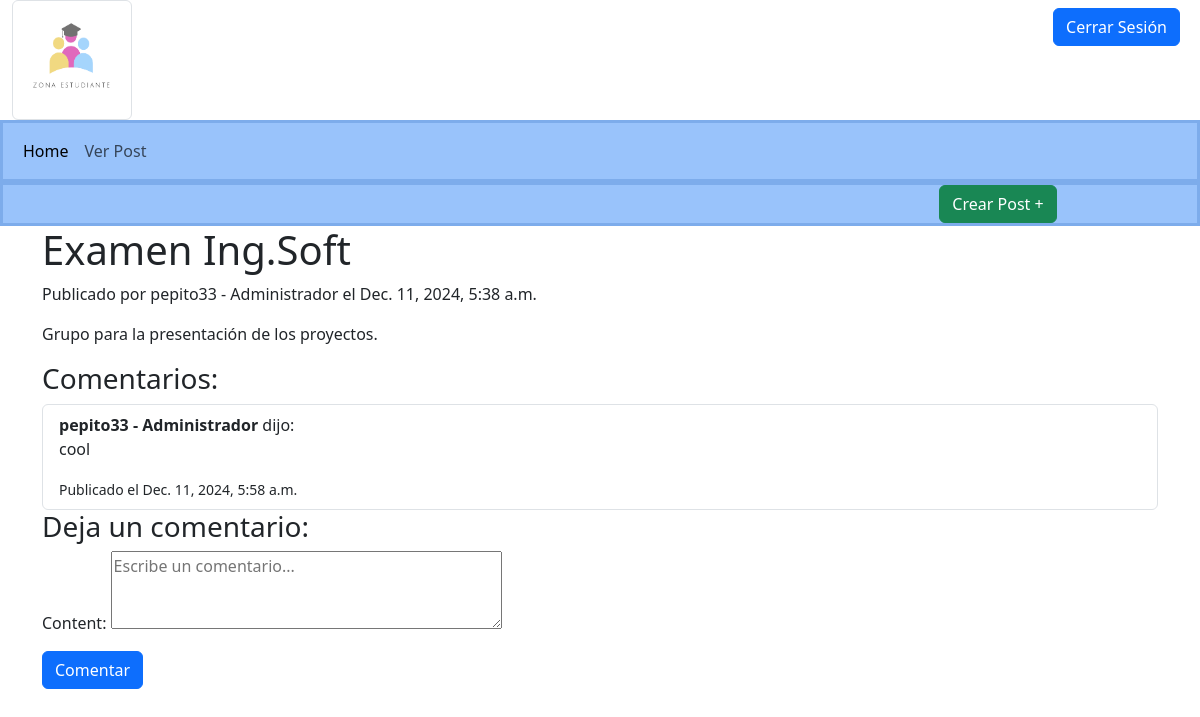
The app's page /post/2/ with its own data.
### foro_app/models.py (models this page shows, shortened)
class Post(models.Model):
    title = models.CharField(max_length=255)
    content = models.TextField()
    created_at = models.DateTimeField(auto_now_add=True)
    updated_at = models.DateTimeField(auto_now=True)
    author = models.ForeignKey(settings.AUTH_USER_MODEL, on_delete=models.CASCADE)  # Usamos settings.AUTH_USER_MODEL

class Comment(models.Model):
    post = models.ForeignKey(Post, related_name='comments', on_delete=models.CASCADE)
    author = models.ForeignKey(settings.AUTH_USER_MODEL, on_delete=models.CASCADE)  # Usamos settings.AUTH_USER_MODEL
    content = models.TextField()
    created_at = models.DateTimeField(default=timezone.now)
    updated_at = models.DateTimeField(auto_now=True)

### login_foro/models.py (models this page shows, shortened)
class CustomUser(AbstractUser):
    ROLE_CHOICES = (
        ('administrador', 'Administrador'),
        ('profesor', 'Profesor'),
        ('estudiante', 'Estudiante'),
    )
    role = models.CharField(max_length=20, choices=ROLE_CHOICES, default='estudiante')
    def __str__(self):
        return f"{self.username} - {self.get_role_display()}"

### foro_app/views.py (the view)
# urls.py: path('post/<int:pk>/', views.post_detail, name='post_detail'),
def post_detail(request, pk):
    post = get_object_or_404(Post, pk=pk)
    if request.method == "POST":
        comment_form = CommentForm(request.POST)
        if comment_form.is_valid():
            comment = comment_form.save(commit=False)
            comment.post = post  # Asociar el comentario al post
            comment.author = request.user  # Asociar el comentario al usuario
            comment.save()
            return redirect(post.get_absolute_url())  # Redirige a la misma página del post
    else:
        comment_form = CommentForm()
    comments = post.comments.all()  # Obtiene todos los comentarios del post
    return render(request, 'detalle_post.html', {
        'post': post,
        'comment_form': comment_form,
        'comments': comments
    })

### foro_app/forms.py
class CommentForm(forms.ModelForm):
    class Meta:
        model = Comment
        fields = ['content']
        widgets = {
            'content': forms.Textarea(attrs={'rows': 3, 'placeholder': 'Escribe un comentario...'}),
        }

### foro_app/templates/detalle_post.html (shortened to what this page needs)
{% extends 'plantilla.html' %}
{% block content %}
  <div class="container">
    <h1>{{ post.title }}</h1>
    <p>Publicado por {{ post.author }} el {{ post.created_at }}</p>
    <p>{{ post.content }}</p>
    <h3>Comentarios:</h3>
    {% if comments %}
      <ul class="list-group">
        {% for comment in comments %}
          <li class="list-group-item">
            <strong>{{ comment.author }}</strong> dijo:
            <p>{{ comment.content }}</p>
            <small>Publicado el {{ comment.created_at }}</small>
          </li>
        {% endfor %}
      </ul>
    {% else %}
      <p>No hay comentarios aún.</p>
    {% endif %}
    <h3>Deja un comentario:</h3>
    <form method="post">
      {{ comment_form.as_p }}
      <button type="submit" class="btn btn-primary">Comentar</button>
    </form>
  </div>
{% endblock %}

### records on screen
Post: title "Examen Ing.Soft", author "pepito33 - Administrador", created_at "Dec. 11, 2024, 5:38 a.m.", content "Grupo para la presentación de los proyectos."
Comment: author "pepito33 - Administrador", content "cool", created_at "Dec. 11, 2024, 5:58 a.m."
